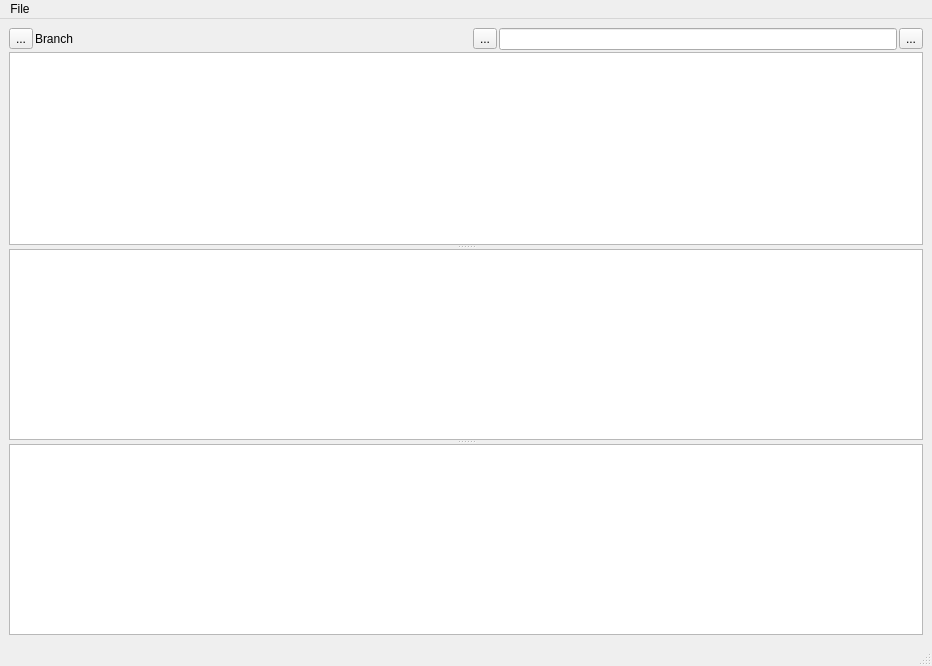
<?xml version="1.0" encoding="UTF-8"?>
<ui version="4.0">
 <class>CMainWindow</class>
 <widget class="QMainWindow" name="CMainWindow">
  <property name="geometry">
   <rect>
    <x>0</x>
    <y>0</y>
    <width>932</width>
    <height>666</height>
   </rect>
  </property>
  <property name="windowTitle">
   <string>QTortGit</string>
  </property>
  <widget class="QWidget" name="centralwidget">
   <layout class="QGridLayout" name="gridLayout_2">
    <item row="0" column="0">
     <widget class="QSplitter" name="splitter_2">
      <property name="orientation">
       <enum>Qt::Vertical</enum>
      </property>
      <widget class="QWidget" name="widget" native="true">
       <layout class="QGridLayout" name="gridLayout">
        <property name="leftMargin">
         <number>0</number>
        </property>
        <property name="topMargin">
         <number>0</number>
        </property>
        <property name="rightMargin">
         <number>0</number>
        </property>
        <property name="bottomMargin">
         <number>0</number>
        </property>
        <property name="spacing">
         <number>2</number>
        </property>
        <item row="0" column="1">
         <widget class="QWidget" name="widget_2" native="true">
          <layout class="QGridLayout" name="gridLayout_3">
           <property name="leftMargin">
            <number>0</number>
           </property>
           <property name="topMargin">
            <number>0</number>
           </property>
           <property name="rightMargin">
            <number>0</number>
           </property>
           <property name="bottomMargin">
            <number>0</number>
           </property>
           <property name="spacing">
            <number>2</number>
           </property>
           <item row="0" column="3">
            <widget class="QLineEdit" name="searchLineEdit"/>
           </item>
           <item row="0" column="2">
            <widget class="QToolButton" name="searchOptionsToolButton">
             <property name="text">
              <string>...</string>
             </property>
            </widget>
           </item>
           <item row="0" column="1">
            <spacer name="horizontalSpacer">
             <property name="orientation">
              <enum>Qt::Horizontal</enum>
             </property>
             <property name="sizeHint" stdset="0">
              <size>
               <width>40</width>
               <height>20</height>
              </size>
             </property>
            </spacer>
           </item>
           <item row="0" column="0">
            <widget class="QLabel" name="branchLabel">
             <property name="text">
              <string>Branch</string>
             </property>
            </widget>
           </item>
          </layout>
         </widget>
        </item>
        <item row="0" column="2">
         <widget class="QToolButton" name="tableViewToolButton">
          <property name="text">
           <string>...</string>
          </property>
          <property name="popupMode">
           <enum>QToolButton::DelayedPopup</enum>
          </property>
         </widget>
        </item>
        <item row="1" column="0" colspan="3">
         <widget class="QTableView" name="logTableView">
          <property name="dragEnabled">
           <bool>true</bool>
          </property>
          <property name="dragDropMode">
           <enum>QAbstractItemView::InternalMove</enum>
          </property>
          <property name="defaultDropAction">
           <enum>Qt::MoveAction</enum>
          </property>
          <property name="alternatingRowColors">
           <bool>true</bool>
          </property>
          <property name="selectionMode">
           <enum>QAbstractItemView::SingleSelection</enum>
          </property>
          <property name="selectionBehavior">
           <enum>QAbstractItemView::SelectRows</enum>
          </property>
          <property name="sortingEnabled">
           <bool>false</bool>
          </property>
          <attribute name="horizontalHeaderDefaultSectionSize">
           <number>300</number>
          </attribute>
          <attribute name="horizontalHeaderMinimumSectionSize">
           <number>10</number>
          </attribute>
          <attribute name="horizontalHeaderShowSortIndicator" stdset="0">
           <bool>false</bool>
          </attribute>
          <attribute name="horizontalHeaderStretchLastSection">
           <bool>true</bool>
          </attribute>
          <attribute name="verticalHeaderVisible">
           <bool>false</bool>
          </attribute>
          <attribute name="verticalHeaderDefaultSectionSize">
           <number>21</number>
          </attribute>
          <attribute name="verticalHeaderMinimumSectionSize">
           <number>10</number>
          </attribute>
          <attribute name="verticalHeaderShowSortIndicator" stdset="0">
           <bool>false</bool>
          </attribute>
         </widget>
        </item>
        <item row="0" column="0">
         <widget class="QToolButton" name="branchSelectionToolButton">
          <property name="text">
           <string>...</string>
          </property>
         </widget>
        </item>
       </layout>
      </widget>
      <widget class="QSplitter" name="splitter">
       <property name="orientation">
        <enum>Qt::Vertical</enum>
       </property>
       <widget class="QTextEdit" name="pMessageTextEdit">
        <property name="readOnly">
         <bool>true</bool>
        </property>
       </widget>
       <widget class="QTableView" name="pFilesTableView">
        <property name="selectionMode">
         <enum>QAbstractItemView::SingleSelection</enum>
        </property>
        <property name="selectionBehavior">
         <enum>QAbstractItemView::SelectRows</enum>
        </property>
        <attribute name="horizontalHeaderDefaultSectionSize">
         <number>400</number>
        </attribute>
        <attribute name="horizontalHeaderStretchLastSection">
         <bool>true</bool>
        </attribute>
        <attribute name="verticalHeaderVisible">
         <bool>false</bool>
        </attribute>
        <attribute name="verticalHeaderDefaultSectionSize">
         <number>21</number>
        </attribute>
        <attribute name="verticalHeaderMinimumSectionSize">
         <number>20</number>
        </attribute>
       </widget>
      </widget>
     </widget>
    </item>
   </layout>
  </widget>
  <widget class="QMenuBar" name="menubar">
   <property name="geometry">
    <rect>
     <x>0</x>
     <y>0</y>
     <width>932</width>
     <height>22</height>
    </rect>
   </property>
   <widget class="QMenu" name="menuFile">
    <property name="title">
     <string>File</string>
    </property>
    <addaction name="actionOpen_log"/>
    <addaction name="actionQuit"/>
   </widget>
   <addaction name="menuFile"/>
  </widget>
  <widget class="QStatusBar" name="statusbar"/>
  <action name="actionQuit">
   <property name="text">
    <string>Quit</string>
   </property>
   <property name="shortcut">
    <string>Ctrl+Q</string>
   </property>
  </action>
  <action name="actionOpen_log">
   <property name="text">
    <string>Open log ...</string>
   </property>
  </action>
 </widget>
 <resources/>
 <connections>
  <connection>
   <sender>actionQuit</sender>
   <signal>triggered()</signal>
   <receiver>CMainWindow</receiver>
   <slot>close()</slot>
   <hints>
    <hint type="sourcelabel">
     <x>-1</x>
     <y>-1</y>
    </hint>
    <hint type="destinationlabel">
     <x>399</x>
     <y>299</y>
    </hint>
   </hints>
  </connection>
 </connections>
</ui>
